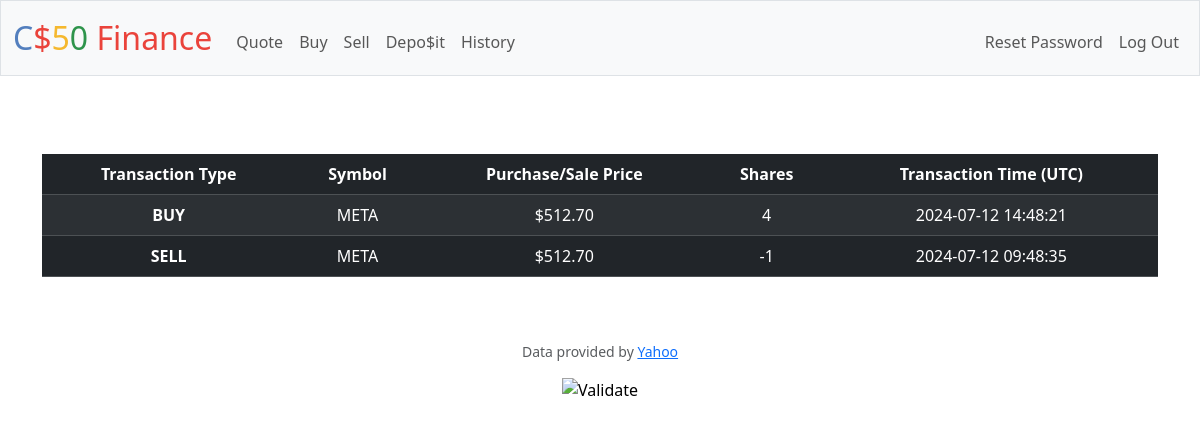
The app's page /history (signed in) with its own data.
### tables this page shows
CREATE TABLE transactions (
    id INTEGER PRIMARY KEY AUTOINCREMENT,
    user_id INTEGER NOT NULL,
    symbol TEXT NOT NULL,
    shares INTEGER NOT NULL,
    price NUMERIC NOT NULL,
    date TIMESTAMP NOT NULL DEFAULT CURRENT_TIMESTAMP,
    FOREIGN KEY(user_id) REFERENCES users(id)
);

### app.py (the view)
@app.route("/history")
@login_required
def history():
    transactions = db.execute("SELECT * FROM transactions WHERE user_id = ?;", session["user_id"])
    return render_template("history.html", transactions=transactions)

### app.py (called while the page is built)
@app.after_request
def after_request(response):
    response.headers["Cache-Control"] = "no-cache, no-store, must-revalidate"
    response.headers["Expires"] = 0
    response.headers["Pragma"] = "no-cache"
    return response

### helpers.py (called while the page is built)
def login_required(f):
    @wraps(f)
    def decorated_function(*args, **kwargs):
        if session.get("user_id") is None:
            return redirect("/login")
        return f(*args, **kwargs)
    return decorated_function

def usd(value):
    return f"${value:,.2f}"

### templates/history.html (shortened to what this page needs)
{% extends "layout.html" %}
{% block main %}
    <table style='margin-top: 30px' class="table table-striped table-dark">
      <thead>
        <tr>
          <th scope="col"> Transaction Type </th>
          <th scope="col"> Symbol </th>
          <th scope="col"> Purchase/Sale Price </th>
          <th scope="col"> Shares </th>
          <th scope="col"> Transaction Time (UTC) </th>
        </tr>
      </thead>
      <tbody>
        {% for row in transactions %}
        <tr>
          <th scope="row">{{ "BUY" if row["shares"] > 0 else "SELL" }}</th>
          <td>  {{ row["symbol"] }}  </td>
          <td>  {{ row["price"] |usd }}  </td>
          <td>  {{ row["shares"] }}  </td>
          <td>  {{ row["date"] }}  </td>
        </tr>
        {% endfor %}
      </tbody>
    </table>
{% endblock %}

### records on screen
transactions: shares "BUY", symbol "META", price "$512.70", shares "4", date "2024-07-12 14:48:21"
transactions: shares "SELL", symbol "META", price "$512.70", shares "-1", date "2024-07-12 09:48:35"
